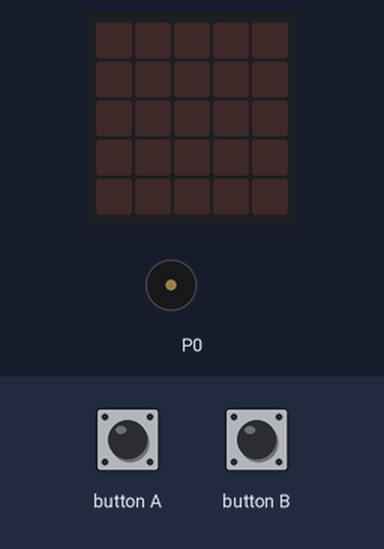
Recording of a program running on a simulated BBC micro:bit (MakeCode). On the bench: the board's 5×5 LED display, buzzer (waves = sounding). The test bench sets the inputs (shaded band).

Above: at 1.2 s.
1.3 s: button A pressed for 0.15 s
At 1.65 s:
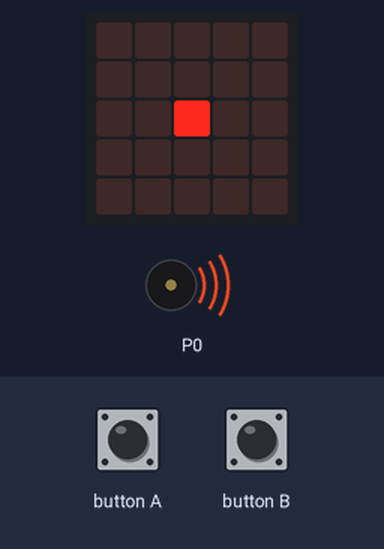
At 3.6 s:
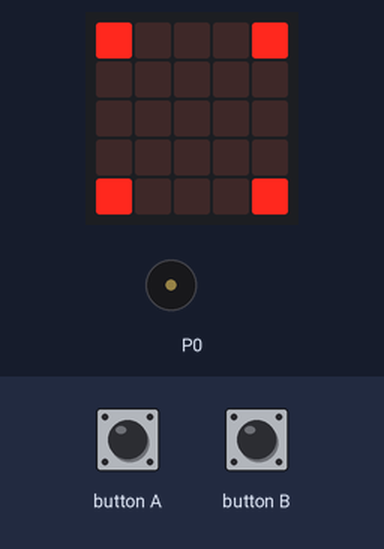
4.3 s: button B pressed for 0.15 s
At 7.4 s:
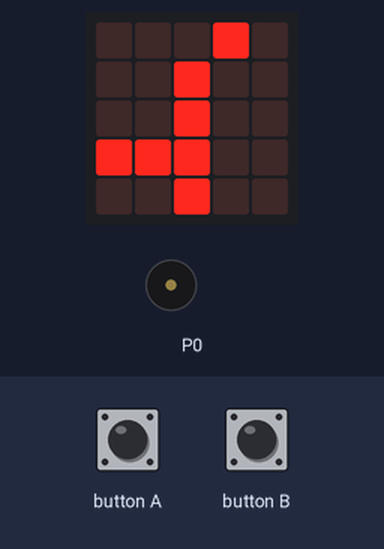
Timing chart, 0 to 8.9 s (numbered marks = the images above; inputs shaded):
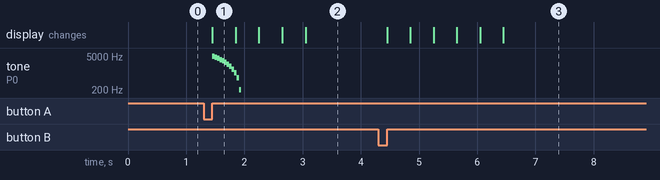

The program:

main.ts
```typescript
input.onButtonPressed(Button.A, function () {
    music.playSoundEffect(music.createSoundEffect(WaveShape.Sine, 5000, 0, 255, 0, 500, SoundExpressionEffect.None, InterpolationCurve.Linear), SoundExpressionPlayMode.InBackground)
    basic.showLeds(`
        . . . . .
        . . . . .
        . . # . .
        . . . . .
        . . . . .
        `)
    basic.showLeds(`
        . . . . .
        . . # . .
        . # . # .
        . . # . .
        . . . . .
        `)
    basic.showLeds(`
        . . # . .
        . # . # .
        # . . . #
        . # . # .
        . . # . .
        `)
    basic.showLeds(`
        . # . # .
        # . . . #
        . . . . .
        # . . . #
        . # . # .
        `)
    basic.showLeds(`
        # . . . #
        . . . . .
        . . . . .
        . . . . .
        # . . . #
        `)
    basic.pause(1000)
})
input.onButtonPressed(Button.B, function () {
    basic.showLeds(`
        . . . . #
        . . . # #
        . . . . #
        . . . . #
        . . . . #
        `)
    basic.showLeds(`
        . . . # .
        . . # # .
        . . . # .
        . . . # #
        . . . # .
        `)
    basic.showLeds(`
        . . # . .
        . # # . .
        . . # . .
        . . # # #
        . . # . .
        `)
    basic.showLeds(`
        . # . . .
        # # . . .
        . # . . #
        . # # # #
        . # . . #
        `)
    basic.showLeds(`
        # . . . .
        # . . # .
        # . . # .
        # # # # .
        # . . # .
        `)
    basic.showLeds(`
        . . . # .
        . . # . .
        . . # . .
        # # # . .
        . . # . .
        `)
    basic.pause(1000)
})
```

test.ts
```typescript
// 在這裡測試；當此封包作為擴充功能時，將不會編譯此內容。
```

Measured:
- after the input at 1.3 s, tone on P0: plays 4791 Hz for 0.04 s, 4375 Hz for 0.04 s, 3958 Hz for 0.04 s, 3541 Hz for 0.04 s, 3125 Hz for 0.04 s, 2708 Hz for 0.04 s … (12 notes in this stretch), starting after 0.15 s; the display: changes after 0.15 s (image 1)
- after the input at 4.3 s, the display: first changes after 0.15 s (image 3 shows a later state)
- what the display in image 1 shows lasts 0.4 s, from 1.5 s to 1.9 s
